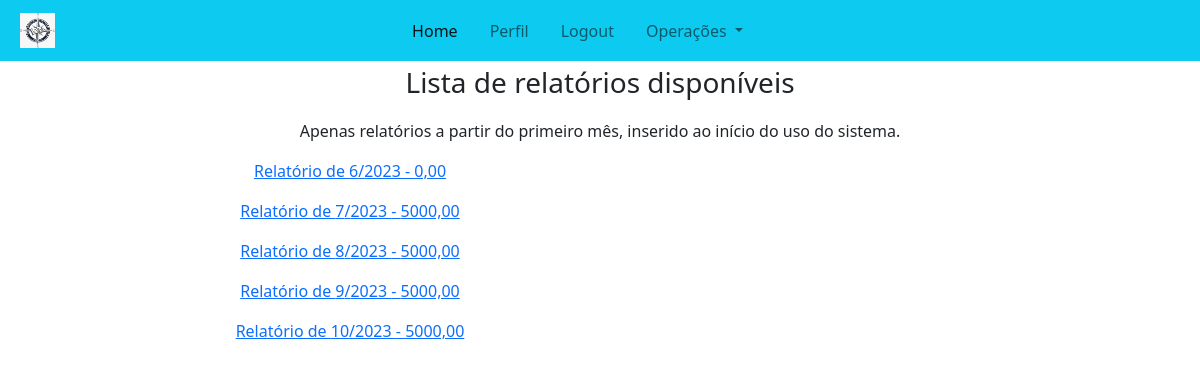
/treasury/reports (signed in), run on an earlier commit of the app's database.
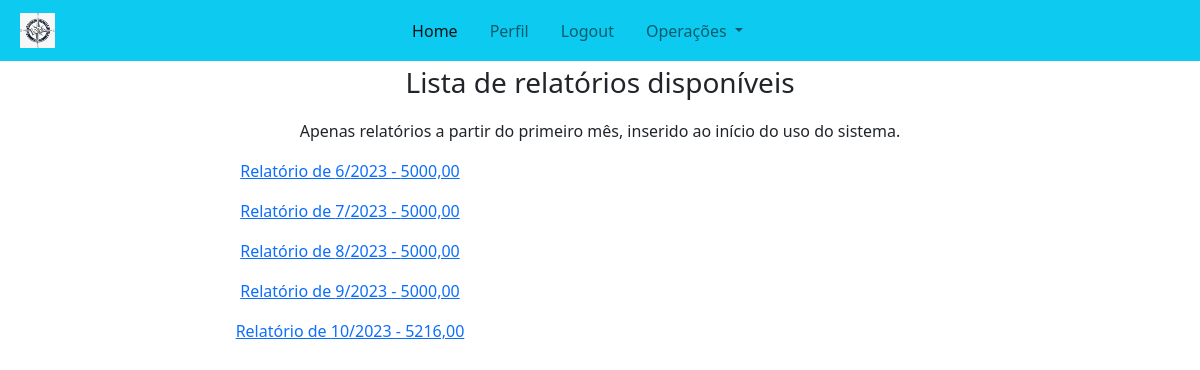
And on a later commit of the database.
### treasury/models/monthly_balance.py (models this page shows, shortened)
class MonthlyBalance(BaseModel):
    month = models.DateField(unique=True)
    is_first_month = models.BooleanField(default=True)
    balance = models.DecimalField(max_digits=10, decimal_places=2, default=0.0)
    class Meta:
        verbose_name = "Saldo Mensal"
        verbose_name_plural = "Saldos Mensais"

### treasury/views/report_list_view.py (the view)
# urls.py: path("reports", FinanceReportsListView.as_view(), name="list-financial-reports"),
class FinanceReportsListView(PermissionRequiredMixin, ListView):
    permission_required = 'treasury.view_transactionmodel'
    template_name = "treasury/reports_list.html"
    model = MonthlyBalance
    context_object_name = "reports"
    def get_context_data(self, *, object_list=None, **kwargs):
        context = super().get_context_data(object_list=object_list, **kwargs)
        context["analytical_reports"] = MonthlyReportModel.objects.all()
        return context

### core/core_context_processor.py (called while the page is built)
def context_user_data(request):
    file_path = find("json/church_info.json")
    church_info = {}
    try:
        with open(file_path, "r") as file:
            church_info = json.load(file)
            print("INFO da igreja:", church_info)
    except FileNotFoundError:
        print("Erro: File not found")
    if request.user.is_authenticated:
        user = CustomUser.objects.get(pk=request.user.id)
        print("Processador de contexto funcionando..", user, "Função:", user.type)
        return {
            "user": user,
            "church_info": church_info,
        }
    else:
        return {"church_info": church_info}

### users/models.py (called while the page is built)
    def __str__(self):
        return f"{self.first_name} {self.last_name} ({self.username})"

### treasury/templates/treasury/reports_list.html (shortened to what this page needs)
{% extends 'core/base.html' %}
{% load static%}
{% block content %}
<div class="container text-center">
    <p class="fs-3 fw-light">Lista de relatórios disponíveis</p>
    <p class="fw-light">Apenas relatórios a partir do primeiro mês, inserido ao início do uso do sistema.</p>
</div>
<div class="container col-10">
    <div class="row">
        <div class="col-md-6 text-center">
            {% for r in reports %}
            <div class="row"><a href="{% url 'treasury:monthly-transactions' r.month.year r.month.month %}"><p>Relatório de {{r.month.month}}/{{r.month.year}} - {{r.balance}} </p></a></div>
            {% endfor %}
        </div>
        <div class="col-md-6 text-center">
        </div>
    </div>
</div>
{% endblock %}

What changed in the data, as far as the page shows it:
removed MonthlyBalance: month.month "6", month.year "2023", balance "0,00"
removed MonthlyBalance: month.month "10", month.year "2023", balance "5000,00"
added MonthlyBalance: month.month "6", month.year "2023", balance "5000,00"
added MonthlyBalance: month.month "10", month.year "2023", balance "5216,00"
